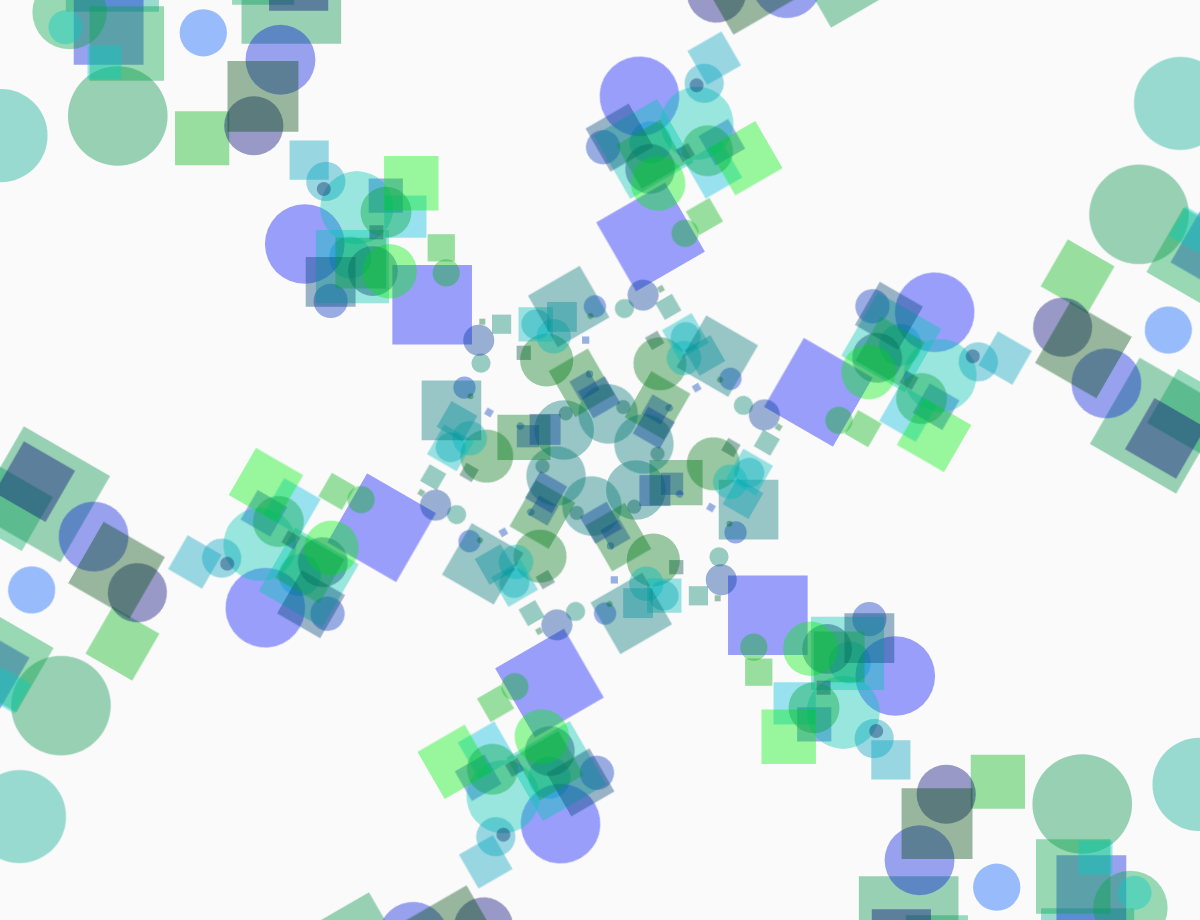
Frame 1 (no input)
Frame 60 (no input): identical to frame 1, image omitted
Frame 120 (the mouse pressed at the canvas centre since frame 60): identical to frame 1, image omitted

The p5.js sketch that drew this single still picture (run headless with seeded random() and noise() and a simulated clock; from frame 60 on, the mouse is pressed at the canvas centre):

// p5.js sketch
// ── sketch.js
let pg1, pg2, pg3, ang1, ang2, ang3;
let x, y;
let bg;

function setup() {
  createCanvas(windowWidth, windowHeight - 80);
  ang2 = createSlider(2, 18, 6, 2);
  ang1 = createSlider(2, 22, 6, 2);
  ang3 = createSlider(2, 30, 6, 2);

  pg1 = createGraphics(800, 800);
  pg2 = createGraphics(800, 800);
  pg3 = createGraphics(800, 800);
  sb = createButton("Cambiar colores");
  sb.mousePressed(changeColors);
  init();
}

function init() {
  pg1.blendMode(OVERLAY);
  pg1.blendMode(BLEND);
  pg1.ellipseMode(CENTER);
  pg1.rectMode(CENTER);
  pg1.noStroke();

  pg2.blendMode(OVERLAY);
  pg2.blendMode(BLEND);
  pg2.ellipseMode(CENTER);
  pg2.rectMode(CENTER);
  pg2.noStroke();

  pg3.blendMode(OVERLAY);
  pg3.blendMode(BLEND);
  pg3.ellipseMode(CENTER);
  pg3.rectMode(CENTER);
  pg3.noStroke();

  for (let i = 0; i < 10; i++) {
    let col = color(random(0), random(255), random(255), 100);
    let tam = random(30, 100);

    pg2.fill(color(random(0), random(255), random(255), 100));
    pg2.ellipse(random(10, 150), random(10, 150), tam - 40, tam - 40);
    pg2.rect(random(10, 150), random(10, 150), tam - 40, tam - 40);
    pg1.fill(col);
    pg1.ellipse(random(150, 300), random(150, 300), tam - 20, tam - 20);
    pg1.rect(random(150, 300), random(150, 300), tam - 20, tam - 20);

    pg3.fill(color(random(0), random(255), random(255), 100));
    pg3.ellipse(random(300, 600), random(300, 600), tam, tam);
    pg3.rect(random(300, 600), random(300, 600), tam, tam);
  }
}

function draw() {
  background(250);

  let a = PI / ang1.value();
  let b = PI / ang2.value();
  let c = PI / ang3.value();

  let count = 0;
  translate(width / 2, height / 2);

  for (let i = 0; i < TWO_PI; i += c) {
    if (count % 2 == 0) {
      image(pg3, 0, 0);
    } else {
      scale(-1, 1);
      translate(pg3.width, 0);
      image(pg3, 0, 0);
      translate(-pg3.width, 0);
      scale(-1, 1);
    }

    rotate(c);
    count++;
  }

  for (let i = 0; i < TWO_PI; i += a) {
    if (count % 2 == 0) {
      image(pg1, 0, 0);
    } else {
      scale(-1, 1);
      translate(pg1.width, 0);
      image(pg1, 0, 0);
      translate(-pg1.width, 0);
      scale(-1, 1);
    }

    rotate(a);
    count++;
  }
  for (let i = 0; i < TWO_PI; i += b) {
    if (count % 2 == 0) {
      image(pg2, 0, 0);
    } else {
      scale(-1, 1);
      translate(pg2.width, 0);
      image(pg2, 0, 0);
      translate(-pg2.width, 0);
      scale(-1, 1);
    }

    rotate(b);
    count++;
  }
}
function changeColors() {
  pg1.clear();
  pg2.clear();
  pg3.clear();
  init();
}

// ── style.css
html, body {
  margin: 0;
  padding: 0;
  text-align: center;
}
canvas {
  display: block;
}

input[type=range] {
  margin: 4px 0;
  width: 93vw;
  background-color: transparent;
  -webkit-appearance: none;
}
input[type=range]:focus {
  outline: none;
}
input[type=range]::-webkit-slider-runnable-track {
  background: #636363;
  border: 0px solid rgba(0, 1, 1, 0);
  border: 0;
  height: 1px;
  cursor: pointer;
}
input[type=range]::-webkit-slider-thumb {
  margin-top: -4px;
  width: 9px;
  height: 9px;
  background: #000000;
  border: 3.7px solid #000000;
  border-radius: 18px;
  cursor: pointer;
  -webkit-appearance: none;
}
input[type=range]:focus::-webkit-slider-runnable-track {
  background: #a0a0a0;
}
input[type=range]::-moz-range-track {
  background: #636363;
  border: 0px solid rgba(0, 1, 1, 0);
  border: 0;
  height: 1px;
  cursor: pointer;
}
input[type=range]::-moz-range-thumb {
  width: 9px;
  height: 9px;
  background: #000000;
  border: 3.7px solid #000000;
  border-radius: 18px;
  cursor: pointer;
}
input[type=range]::-ms-track {
  background: transparent;
  border-color: transparent;
  border-width: 5px 0;
  color: transparent;
  width: 100%;
  height: 1px;
  cursor: pointer;
}
input[type=range]::-ms-fill-lower {
  background: #262626;
  border: 0px solid rgba(0, 1, 1, 0);
  border: 0;
}
input[type=range]::-ms-fill-upper {
  background: #636363;
  border: 0px solid rgba(0, 1, 1, 0);
  border: 0;
}
input[type=range]::-ms-thumb {
  width: 9px;
  height: 9px;
  background: #000000;
  border: 3.7px solid #000000;
  border-radius: 18px;
  cursor: pointer;
  margin-top: 0px;
 
}
input[type=range]:focus::-ms-fill-lower {
  background: #636363;
}
input[type=range]:focus::-ms-fill-upper {
  background: #a0a0a0;
}

@supports (-ms-ime-align:auto) {
  
  input[type=range] {
    margin: 0;
   
  }
}
